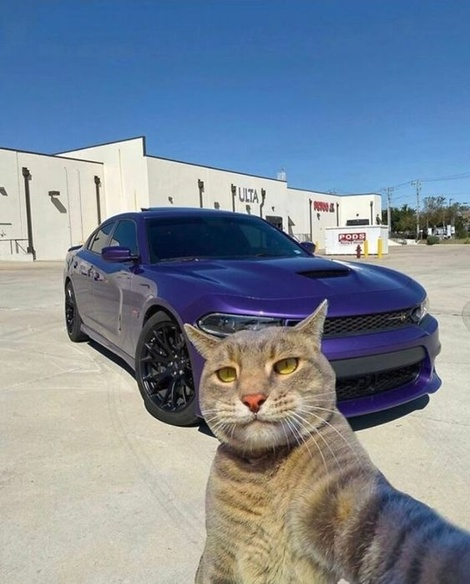
#> input picture images/4.jpg, 470 x 584 px, shrunk from 563 x 700 before the run
$ jupyter execute random_triangulator.ipynb
#> lines starting #> are read from the running program, lines starting #| are printed output that depends on the picture
Image triangulator: random

[cell 1]
import numpy as np
from PIL import Image, ImageDraw
from scipy.spatial import Delaunay

def draw_triangle_boundaries(image, max_triangle_size):
    """
    Малює трикутники на зображенні залежно від розміру та заповнює їх середнім кольором.
    """
    width, height = image.size

    # Визначення кількості трикутників залежно від розміру зображення
    num_triangles = int((width * height) / max_triangle_size)

    # Генерація точок для Delaunay триангуляції
    points = [
        (0, 0),
        (0, height),
        (width, 0),
        (width, height)
    ]
    for _ in range(num_triangles):
        x = np.random.randint(0, width)
        y = np.random.randint(0, height)
        points.append((x, y))

    # Виконуємо Delaunay триангуляцію
    tri = Delaunay(points)

    # Створення об'єкта для малювання
    draw = ImageDraw.Draw(image)

    # Малюємо трикутники
    for triangle in tri.simplices:
        # Отримуємо координати вершин трикутника
        x1, y1 = points[triangle[0]]
        x2, y2 = points[triangle[1]]
        x3, y3 = points[triangle[2]]

        # Отримуємо середній колір трикутника
        triangle_pixels = image.crop((min(x1, x2, x3), min(y1, y2, y3), max(x1, x2, x3), max(y1, y2, y3)))
        average_color = tuple(np.mean(triangle_pixels, axis=(0, 1)).astype(int))

        # Малюємо трикутник з отриманим середнім кольором (без контуру)
        draw.polygon([(x1, y1), (x2, y2), (x3, y3)], fill=average_color)

    return image

# Завантаження зображення
image_path = "4.jpg"
image = Image.open(f"images/{image_path}")
#> image is the input picture: PIL image 470x584 RGB; mean R, G, B 124.3, 136.8, 151.4

# Максимальний розмір трикутника залежно від розміру зображення
max_triangle_size = min(image.size) // 10
#> max_triangle_size = 47

# Малюємо трикутники без границь
result_image = draw_triangle_boundaries(image, max_triangle_size)
#> the loop in draw_triangle_boundaries, `for triangle in tri.simplices:` made 11538 passes
#> average_color on passes 1 to 3: (142, 160, 174), (154, 150, 136), (200, 197, 183)
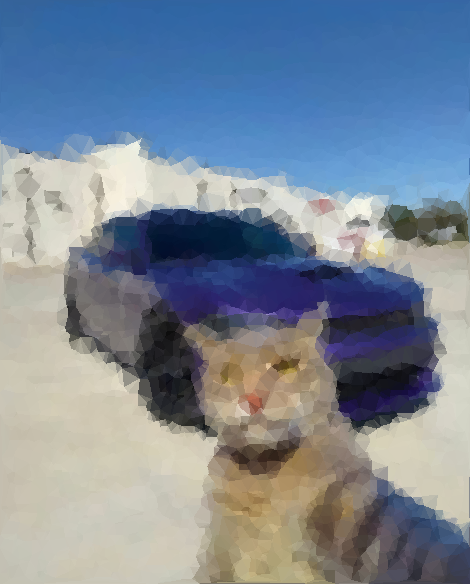
#> result_image: PIL image 470x584 RGB; mean R, G, B 123.4, 136, 150.7

# Збереження зображення
output_image_path = "edited_images/triangled_" +image_path
result_image.save(output_image_path)

# Відображення результату
#result_image.show()
